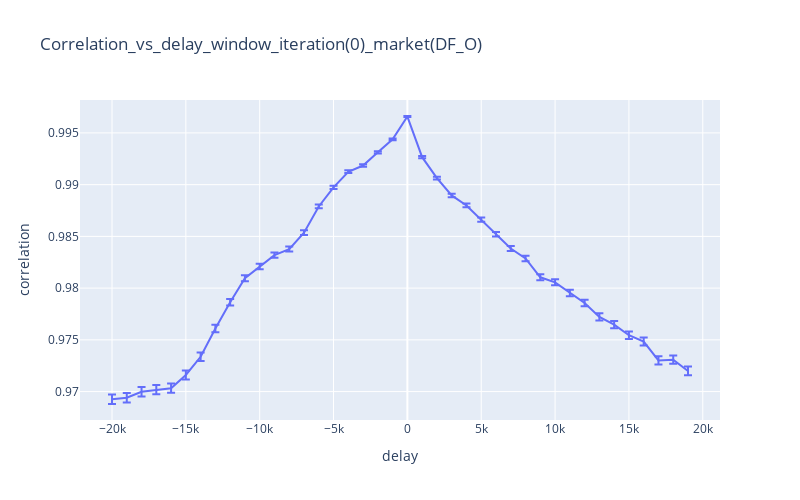

Notebook code for this chart:
### Code cell
find_best_delay_demo("DF","O")
